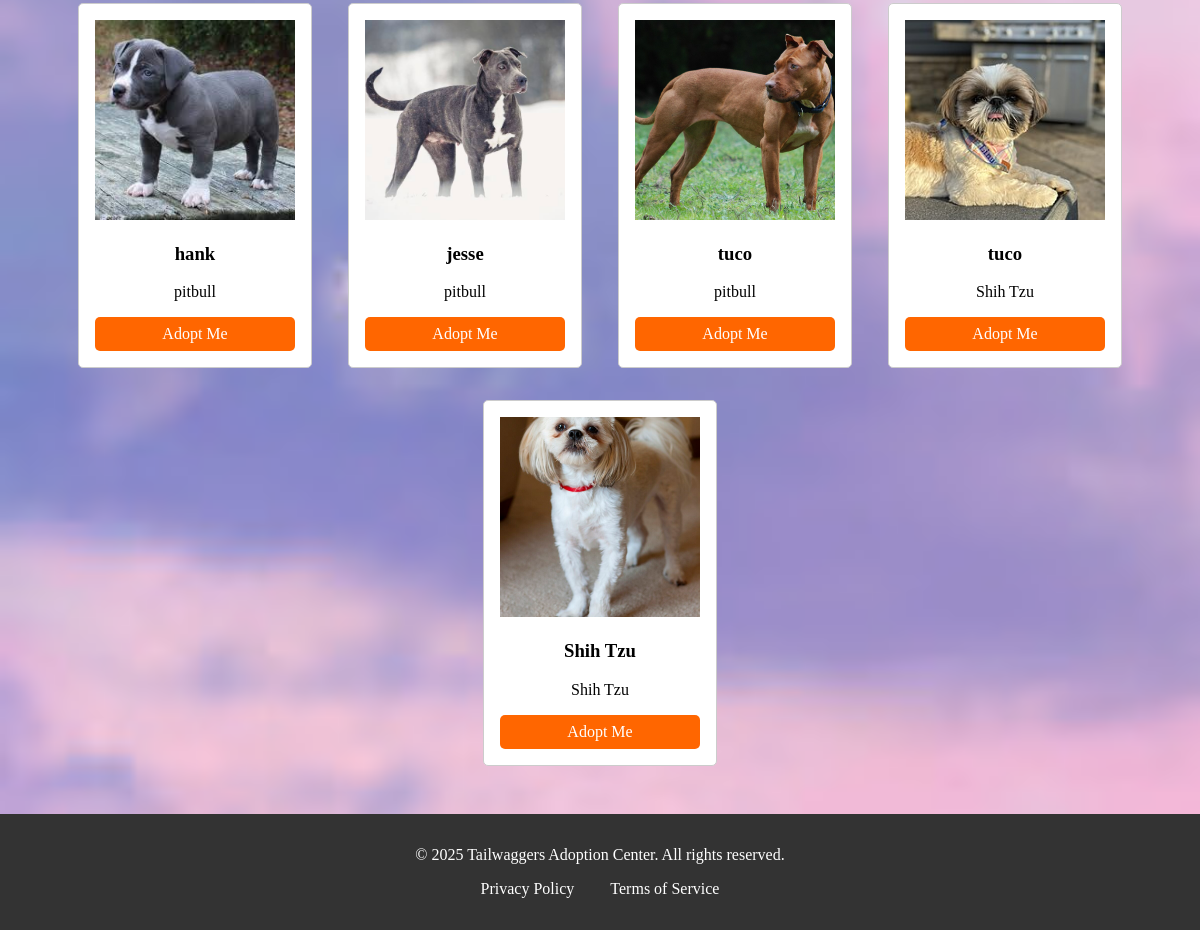
/search/ (lower part), run on an earlier commit of the app's database.
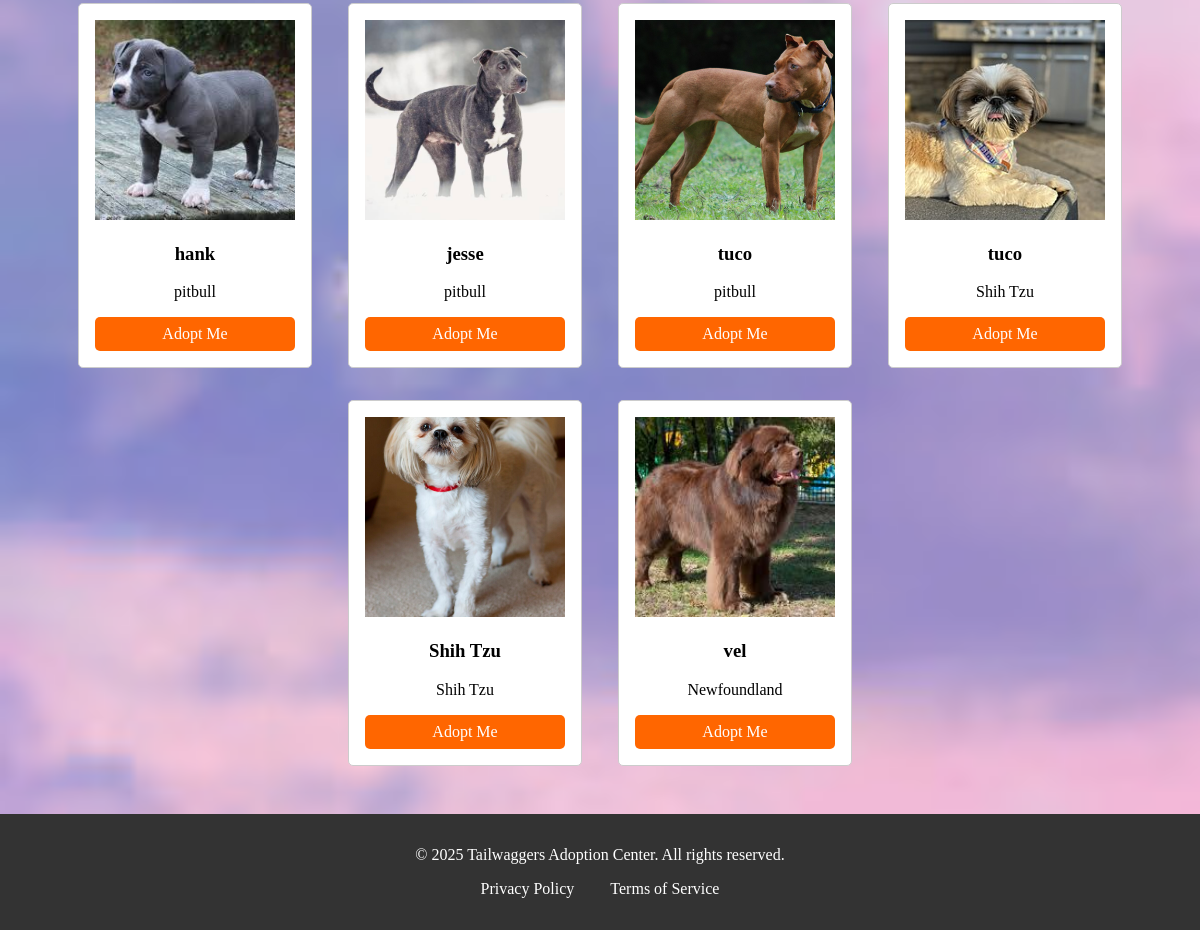
And on a later commit of the database.
### webpage/models.py (models this page shows, shortened)
class pet(models.Model):
    SIZE_CHOICES = [ ('small', 'Small'), ('medium', 'Medium'), ('large', 'Large'), ]
    GENDER_CHOICES =[("female","Female"),("male","Male")]
    name=models.CharField(max_length=50)
    age=models.CharField(max_length=20)
    breed=models.ForeignKey(breed,on_delete=models.CASCADE,default=1)
    gender=models.CharField(max_length=10,choices=GENDER_CHOICES ,default='male')
    description = models.TextField(max_length=300,blank=True)
    size = models.CharField(max_length=10, choices=SIZE_CHOICES, default='medium')
    vaccinations = models.BooleanField(default=False)
    spayed_neutered = models.BooleanField(default=False)
    medical_conditions = models.CharField(max_length=100, blank=True)
    image=models.ImageField(upload_to=("upload/image/"))
    is_adopted=models.BooleanField(default=False)
    class Meta:
        permissions = [("can_add_pet","can add pet")]

class breed(models.Model):
    ACTIVITY_LEVEL_CHOICES = [ ('low', 'Low'), ('medium', 'Medium'), ('high', 'High'), ]
    SIZE_CHOICES = [ ('small', 'Small'), ('medium', 'Medium'), ('large', 'Large'), ]
    name = models.CharField(max_length=50)
    good_with_kids = models.BooleanField(default=False)
    low_shedding =models.BooleanField(default=False)
    first_time_owner = models.BooleanField(default=False)
    Guard_dog = models.BooleanField(default=False)
    athletic = models.BooleanField(default=False)
    first_time_owner = models.BooleanField(default=False)
    image=models.ImageField(upload_to=("upload/image/"), blank=True)
    activity_level = models.CharField(max_length=10, choices=ACTIVITY_LEVEL_CHOICES, default='medium')
    size = models.CharField(max_length=10, choices=SIZE_CHOICES, default='medium')
    def __str__(self):
        return self.name

### webpage/views.py (the view)
# urls.py: path('search/', views.search_pets, name='search_pets'),
@cache_control(no_cache=True, must_revalidate=True, no_store=True)
def search_pets(request):
    pets = pet.objects.all()
    search_form = SearchForm(request.GET)
    if search_form.is_valid():
        query = search_form.cleaned_data['query']
        age = search_form.cleaned_data['age']
        size = search_form.cleaned_data['size']
        breed = search_form.cleaned_data['breed']
        gender = search_form.cleaned_data['gender']
        if query:
            pets = pets.filter(name__icontains=query)
        if age:
            pets = pets.filter(age__icontains=age)
        if size:
            pets = pets.filter(size=size)
        if breed:
            pets = pets.filter(breed=breed)
        if gender:
            pets = pets.filter(gender=gender)
    return render(request, "search_pets.html", {"pets": pets, "search_form": search_form})

### webpage/templates/search_pets.html (shortened to what this page needs)
{% extends 'base.html' %}
{% block content %}
    <section id="pets" class="pets">
        {% for pet in pets %}
            {% if pet.is_adopted %}
            <div class="pet-card">
                <img src="{{ pet.image.url }}" alt="{{ pet.name }}">
                <h3>{{ pet.name }}</h3>
                <p>{{ pet.breed }}</p>
                <p>Status: Adopted</p>
            </div>
            {% else %}
            <div class="pet-card">
                <img src="{{ pet.image.url }}" alt="{{ pet.name }}">
                <h3>{{ pet.name }}</h3>
                <p>{{ pet.breed }}</p>
                <a href="{% url 'adopt_pet' pet.pk %}" class="btn">Adopt Me</a>
            </div>
            {% endif %}
        {% endfor %}
    </section>
{% endblock %}

What changed in the data, as far as the page shows it:
added pet: image (picture), name "vel", breed "Newfoundland"
